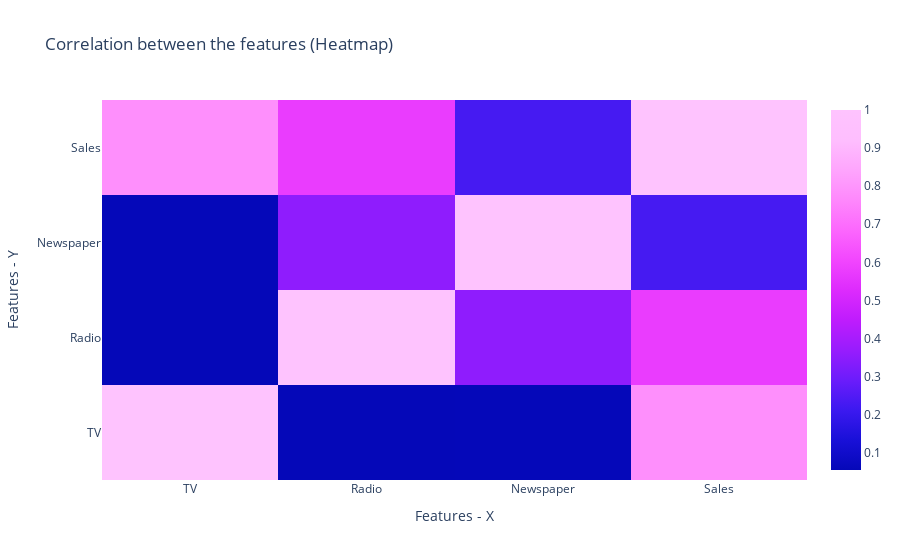

The notebook cell this image was saved under:
### Markdown cell above
### Now let's take a look at the correlation between the features before we start training the model to predict the future sales.

### Code cell
heatmap = go.Figure(data = go.Heatmap(z = data.corr(numeric_only = True),
                                      x = data.columns,
                                      y = data.columns,
                                      colorscale = 'Plotly3'))

heatmap.update_layout(title = 'Correlation between the features (Heatmap)', 
                      xaxis_title = 'Features - X', 
                      yaxis_title = 'Features - Y')

heatmap.show()

### Figure 1 — Plotly figure (JSON) as saved in the notebook; plotly's stock layout.template omitted (floating-point values rounded to 4 significant figures)
{"data": [{"colorscale": [[0, "#0508b8"], [0.08333, "#1910d8"], [0.1667, "#3c19f0"], [0.25, "#6b1cfb"], [0.3333, "#981cfd"], [0.4167, "#bf1cfd"], [0.5, "#dd2bfd"], [0.5833, "#f246fe"], [0.6667, "#fc67fd"], [0.75, "#fe88fc"], [0.8333, "#fea5fd"], [0.9167, "#febefe"], [1, "#fec3fe"]], "type": "heatmap", "x": ["TV", "Radio", "Newspaper", "Sales"], "y": ["TV", "Radio", "Newspaper", "Sales"], "z": [[1, 0.05481, 0.05665, 0.7822], [0.05481, 1, 0.3541, 0.5762], [0.05665, 0.3541, 1, 0.2283], [0.7822, 0.5762, 0.2283, 1]]}], "layout": {"title": {"text": "Correlation between the features (Heatmap)"}, "xaxis": {"title": {"text": "Features - X"}}, "yaxis": {"title": {"text": "Features - Y"}}}}
